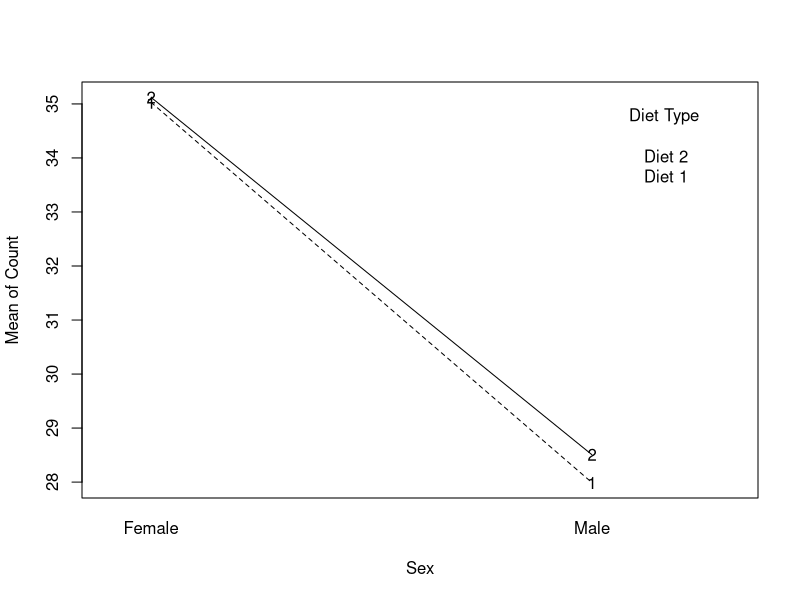
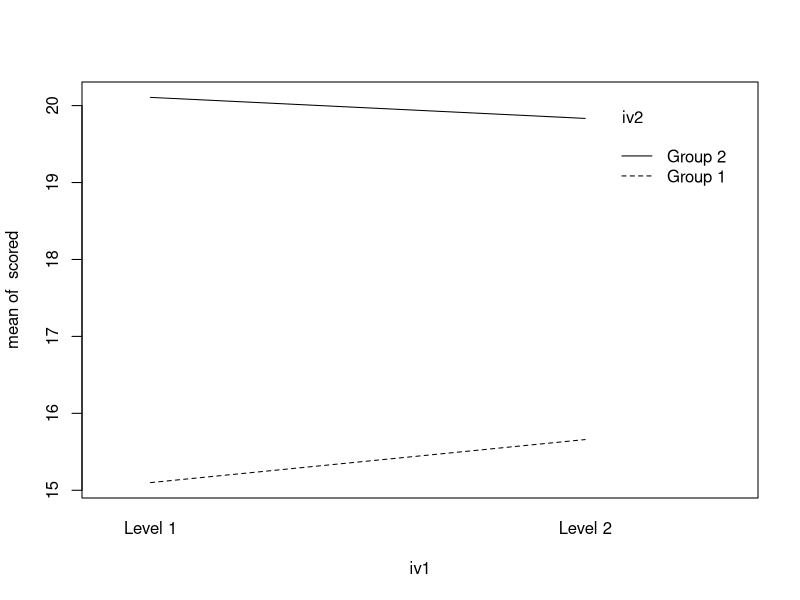
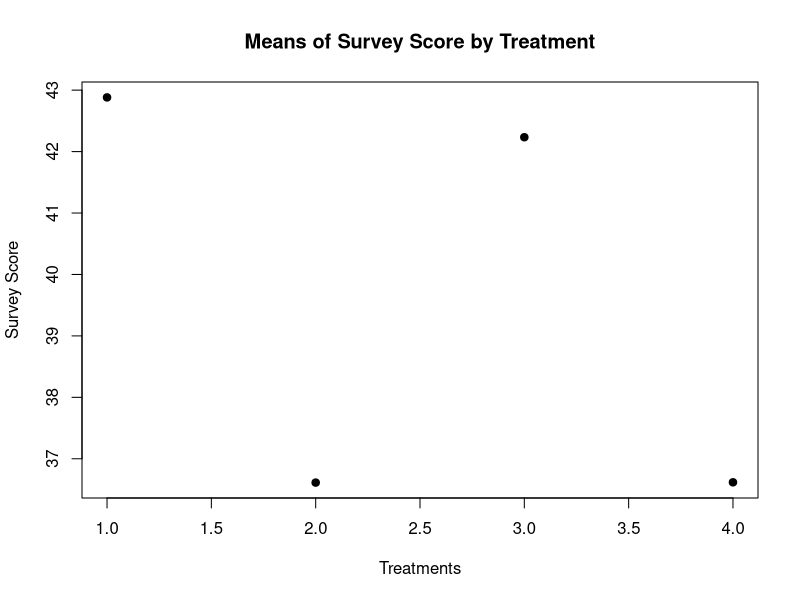

Reproduce these figures in R, in order.
## ---- chunk 1
knitr::opts_chunk$set(echo = TRUE,comment = NA)
## ---- chunk 2
# Create the IV
groups = rep(c("Control","Treatment 1", "Treatment 2"), each = 20)

# Create the DV
score =c(rnorm(20,10),rnorm(20,15),rnorm(20,22))

# Combine
onefact <- data.frame(groups,score)
## ---- chunk 3
# Save to model
onefact.mod <- aov(score~groups, data=onefact)

# Add to model
summary(onefact.mod)
## ---- chunk 4
# Create sex variable 
Sex = rep(c("Male","Female"),each = 30)

Diet = rep(c("Diet 1", "Diet 2"), 30)

Count = c(rnorm(30,28,2),rnorm(30,35,2))

twofact.df <- data.frame(Sex,Diet,Count)

twofact.df
## ---- chunk 5
# Create the model
twofact.mod<-aov(Count~Sex*Diet,data = twofact.df)

# Calculate summary statistics
summary(twofact.mod)
## ---- chunk 6
# Plot the interaction
interaction.plot(twofact.df$Sex,twofact.df$Diet, twofact.df$Count,
                 type = "o",
                 legend = TRUE,
                 xlab = "Sex",
                 ylab = "Mean of Count",
                 trace.label = "Diet Type")
## ---- chunk 7
# Create DV with variable means (15,20,30,40)
scored=rnorm(80,c(15,20,15,20))

# Create IV with two levels
iv1 = rep(c("Level 1","Level 2"),each=2,20)

# Create IV with two levels
iv2 = rep(c("Group 1","Group 2"),each=1,40)

# Combine
df <- data.frame(iv1,iv2,scored)

# Create Model and plot
summary(aov(scored~iv1*iv2,data = df))
interaction.plot(iv1,iv2,scored)
## ---- chunk 8
# For reproduction
set.seed(1234)

# Create subject vector
subject <- rep(1:10,4)

# Create IV
groups <- rep(c("pre","post","post 1", "post 2"),each = 10)

# Create DV
score <- rnorm(40,c(20,30,40,70))

# Create dataframe
within_anova <- data.frame(subject,groups,score)
within_anova
## ---- chunk 9
within_means <- tapply(within_anova$score,within_anova$groups,mean)
within_means
## ---- chunk 10
within_sd <- tapply(within_anova$score,within_anova$groups,sd)
within_sd
## ---- chunk 11

plot(within_means,
     pch=19,
     xlab = "Treatments",
     ylab = "Survey Score",
     main = "Means of Survey Score by Treatment")
## ---- chunk 12

within_anova.mod <- aov(score ~ groups + Error(subject))

summary(within_anova.mod)
